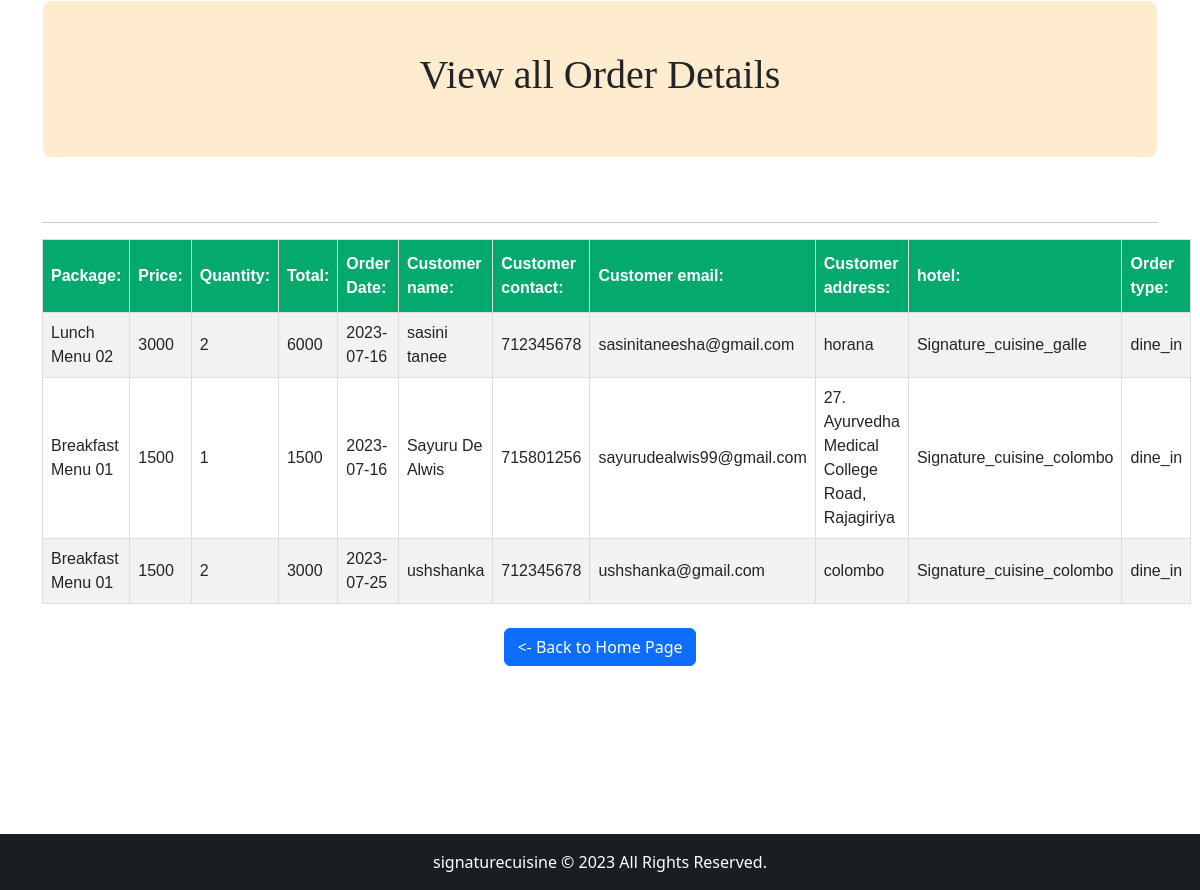
The page /tanee/admin/pages/dataretrive.php on the database its author committed.
### tables this page shows
CREATE TABLE IF NOT EXISTS `orders` (
  `Id` int NOT NULL AUTO_INCREMENT,
  `package` varchar(100) NOT NULL,
  `price` int NOT NULL,
  `qty` int NOT NULL,
  `total` int NOT NULL,
  `order_date` date NOT NULL,
  `customer_name` varchar(100) NOT NULL,
  `customer_contact` int NOT NULL,
  `customer_email` varchar(200) NOT NULL,
  `customer_address` varchar(500) NOT NULL,
  `hotel` varchar(100) NOT NULL,
  `order_type` varchar(100) NOT NULL,
  PRIMARY KEY (`Id`)
);

### tanee/admin/pages/dataretrive.php (the view, shortened to what this page needs)
<!DOCTYPE html PUBLIC "-//W3C//DTD XHTML 1.0 Transitional//EN" "http://www.w3.org/TR/xhtml1/DTD/xhtml1-transitional.dtd">
<html xmlns="http://www.w3.org/1999/xhtml">
<head>
<link rel="stylesheet" href="../css/adminhome.css">
    <link href="https://cdn.jsdelivr.net/npm/bootstrap@5.3.0/dist/css/bootstrap.min.css" rel="stylesheet">
        <link rel="stylesheet" href="https://cdnjs.cloudflare.com/ajax/libs/font-awesome/4.7.0/css/font-awesome.min.css">
</head>
<body>
<div class="container">
      <div id="backimage">
         <center>
            <h1 class="font1">
              View all Order Details
            </h1>
         </center>
      </div>
      <center>
         <br><br>
<?php
include("../includes/connect.php");
	$sql=	"SELECT * FROM orders";
	$result = mysqli_query($conn,$sql);
echo "<table border='1' class='customers'>
<tr>
<th>Package:</th>
<th>Price:</th>
<th>Quantity:</th>
<th>Total: </th>
<th>Order Date:</th>
<th>Customer name:</th>
<th>Customer contact:</th>
<th>Customer email:</th>
<th>Customer address:</th>
<th>hotel:</th>
<th> Order type:</th>
</tr>";
while($row = mysqli_fetch_array($result))
  {
  echo "<tr>";
 echo "<td>" . $row['package'] . "</td>";
 echo "<td>" . $row['price'] . "</td>";
 echo "<td>" . $row['qty'] . "</td>";
 echo "<td>" . $row['total'] . "</td>";
 echo "<td>" . $row['order_date'] . "</td>";
 echo "<td>" . $row['customer_name'] . "</td>";
 echo "<td>" . $row['customer_contact'] . "</td>";
 echo "<td>" . $row['customer_email'] . "</td>";
 echo "<td>" . $row['customer_address'] . "</td>";
 echo "<td>" . $row['hotel'] . "</td>";
 echo "<td>" . $row['order_type'] . "</td>";
  echo "</tr>";
  }
echo "</table>";
?>
<br>
<a href="adminhome.html"><input type=button name=button value="<- Back to Home Page" class="btn btn-primary"></a>
</div>
<br><br><br><br><br><br><br>
<footer class="bg-dark text-center text-white">
      <div class="text-center p-3" style="background-color: rgba(0, 0, 0, 0.2);">
         signaturecuisine © 2023 All Rights Reserved.
         </div>
   </footer>
</body>
</html>

### tanee/admin/includes/connect.php (shortened to what this page needs)
<!DOCTYPE html PUBLIC "-//W3C//DTD XHTML 1.0 Transitional//EN" "http://www.w3.org/TR/xhtml1/DTD/xhtml1-transitional.dtd">
<html xmlns="http://www.w3.org/1999/xhtml">
<head>
</head>
<body>
<?php $dbhost='localhost';
echo "<hr>";
?>
</body>
</html>

### tanee/admin/css/adminhome.css (style rules this page uses)
#backimage { border: 1px solid rgb(255, 255, 255); background: blanchedalmond; background-size: 100% 500px; background-repeat: no-repeat; padding: 50px ; border-radius: 10px; }
input { margin: 10px; }
h1.font1 { font-family: Copperplate; }
.customers { font-family: Arial, Helvetica, sans-serif; border-collapse: collapse; width: 100%; }
.customers td, .customers th { border: 1px solid #ddd; padding: 8px; }
.customers tr:nth-child(even) { background-color: #f2f2f2; }
.customers th { padding-top: 12px; padding-bottom: 12px; text-align: left; background-color: #04AA6D; color: white; }

### rows shown on the page
orders: package "Lunch Menu 02", price "3000", qty "2", total "6000", order_date "2023-07-16", customer_name "sasini tanee", customer_contact "712345678", customer_email "sasinitaneesha@gmail.com", customer_address "horana", hotel "Signature_cuisine_galle", order_type "dine_in"
orders: package "Breakfast Menu 01", price "1500", qty "1", total "1500", order_date "2023-07-16", customer_name "Sayuru De Alwis", customer_contact "715801256", customer_email "sayurudealwis99@gmail.com", customer_address "27. Ayurvedha Medical College Road, Rajagiriya", hotel "Signature_cuisine_colombo", order_type "dine_in"
orders: package "Breakfast Menu 01", price "1500", qty "2", total "3000", order_date "2023-07-25", customer_name "ushshanka", customer_contact "712345678", customer_email "ushshanka@gmail.com", customer_address "colombo", hotel "Signature_cuisine_colombo", order_type "dine_in"
